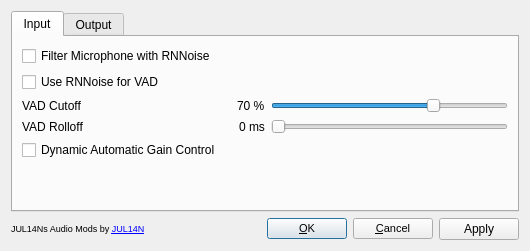
<?xml version="1.0" encoding="UTF-8"?>
<ui version="4.0">
 <class>configui</class>
 <widget class="QDialog" name="configui">
  <property name="enabled">
   <bool>true</bool>
  </property>
  <property name="geometry">
   <rect>
    <x>0</x>
    <y>0</y>
    <width>513</width>
    <height>251</height>
   </rect>
  </property>
  <property name="windowTitle">
   <string>Dialog</string>
  </property>
  <layout class="QVBoxLayout" name="verticalLayout">
   <item>
    <widget class="QTabWidget" name="settings_pages">
     <property name="minimumSize">
      <size>
       <width>100</width>
       <height>100</height>
      </size>
     </property>
     <property name="currentIndex">
      <number>0</number>
     </property>
     <widget class="QWidget" name="input">
      <property name="sizePolicy">
       <sizepolicy hsizetype="MinimumExpanding" vsizetype="MinimumExpanding">
        <horstretch>0</horstretch>
        <verstretch>0</verstretch>
       </sizepolicy>
      </property>
      <attribute name="title">
       <string>Input</string>
      </attribute>
      <layout class="QVBoxLayout" name="verticalLayout_3">
       <item>
        <widget class="QCheckBox" name="input_filter">
         <property name="text">
          <string>Filter Microphone with RNNoise</string>
         </property>
        </widget>
       </item>
       <item>
        <widget class="QCheckBox" name="input_vad">
         <property name="text">
          <string>Use RNNoise for VAD</string>
         </property>
         <property name="checked">
          <bool>false</bool>
         </property>
        </widget>
       </item>
       <item>
        <layout class="QHBoxLayout" name="vad_cutoff_layout" stretch="1,1,2">
         <item>
          <widget class="QLabel" name="vad_cutoff_label">
           <property name="text">
            <string>VAD Cutoff</string>
           </property>
           <property name="buddy">
            <cstring>vad_cutoff</cstring>
           </property>
          </widget>
         </item>
         <item alignment="Qt::AlignRight">
          <widget class="QLabel" name="vad_cutoff_percentage">
           <property name="text">
            <string>70 %</string>
           </property>
           <property name="buddy">
            <cstring>vad_cutoff</cstring>
           </property>
          </widget>
         </item>
         <item>
          <widget class="QSlider" name="vad_cutoff">
           <property name="maximum">
            <number>100</number>
           </property>
           <property name="value">
            <number>70</number>
           </property>
           <property name="orientation">
            <enum>Qt::Horizontal</enum>
           </property>
          </widget>
         </item>
        </layout>
       </item>
       <item>
        <layout class="QHBoxLayout" name="vad_rolloff_layout" stretch="1,1,2">
         <item>
          <widget class="QLabel" name="vad_rolloff_label">
           <property name="text">
            <string>VAD Rolloff</string>
           </property>
           <property name="buddy">
            <cstring>vad_rolloff</cstring>
           </property>
          </widget>
         </item>
         <item alignment="Qt::AlignRight">
          <widget class="QLabel" name="vad_rolloff_time">
           <property name="text">
            <string>0 ms</string>
           </property>
           <property name="buddy">
            <cstring>vad_rolloff</cstring>
           </property>
          </widget>
         </item>
         <item>
          <widget class="QSlider" name="vad_rolloff">
           <property name="sizePolicy">
            <sizepolicy hsizetype="Expanding" vsizetype="Fixed">
             <horstretch>0</horstretch>
             <verstretch>0</verstretch>
            </sizepolicy>
           </property>
           <property name="maximum">
            <number>100</number>
           </property>
           <property name="orientation">
            <enum>Qt::Horizontal</enum>
           </property>
          </widget>
         </item>
        </layout>
       </item>
       <item>
        <widget class="QCheckBox" name="input_agc">
         <property name="text">
          <string>Dynamic Automatic Gain Control</string>
         </property>
        </widget>
       </item>
       <item>
        <spacer name="verticalSpacer_2">
         <property name="orientation">
          <enum>Qt::Vertical</enum>
         </property>
         <property name="sizeHint" stdset="0">
          <size>
           <width>20</width>
           <height>0</height>
          </size>
         </property>
        </spacer>
       </item>
      </layout>
     </widget>
     <widget class="QWidget" name="output">
      <attribute name="title">
       <string>Output</string>
      </attribute>
      <layout class="QVBoxLayout" name="verticalLayout_7">
       <item>
        <widget class="QCheckBox" name="output_filter">
         <property name="text">
          <string>Filter entire Output using RNNoise</string>
         </property>
        </widget>
       </item>
       <item>
        <widget class="Line" name="line">
         <property name="frameShadow">
          <enum>QFrame::Raised</enum>
         </property>
         <property name="lineWidth">
          <number>1</number>
         </property>
         <property name="orientation">
          <enum>Qt::Horizontal</enum>
         </property>
        </widget>
       </item>
       <item>
        <widget class="QLabel" name="label">
         <property name="text">
          <string>Individual Filters</string>
         </property>
        </widget>
       </item>
       <item>
        <widget class="QPlainTextEdit" name="uuids">
         <property name="maximumSize">
          <size>
           <width>16777215</width>
           <height>100</height>
          </size>
         </property>
         <property name="font">
          <font>
           <family>NotoMono Nerd Font Mono</family>
          </font>
         </property>
         <property name="placeholderText">
          <string>UUIDs for individual filtering (Comma or Newline separated)</string>
         </property>
        </widget>
       </item>
       <item>
        <spacer name="verticalSpacer">
         <property name="orientation">
          <enum>Qt::Vertical</enum>
         </property>
         <property name="sizeHint" stdset="0">
          <size>
           <width>20</width>
           <height>0</height>
          </size>
         </property>
        </spacer>
       </item>
      </layout>
     </widget>
    </widget>
   </item>
   <item>
    <layout class="QHBoxLayout" name="footer" stretch="1,0,0,0">
     <item>
      <widget class="QLabel" name="credits">
       <property name="minimumSize">
        <size>
         <width>250</width>
         <height>0</height>
        </size>
       </property>
       <property name="font">
        <font>
         <pointsize>7</pointsize>
        </font>
       </property>
       <property name="text">
        <string>&lt;html&gt;&lt;head/&gt;&lt;body&gt;&lt;p&gt;JUL14Ns Audio Mods by &lt;a href=&quot;https://julianimhof.de&quot;&gt;&lt;span style=&quot; text-decoration: underline; color:#0000ff;&quot;&gt;JUL14N&lt;/span&gt;&lt;/a&gt;&lt;/p&gt;&lt;/body&gt;&lt;/html&gt;</string>
       </property>
       <property name="textFormat">
        <enum>Qt::RichText</enum>
       </property>
       <property name="openExternalLinks">
        <bool>true</bool>
       </property>
       <property name="textInteractionFlags">
        <set>Qt::LinksAccessibleByKeyboard|Qt::LinksAccessibleByMouse</set>
       </property>
      </widget>
     </item>
     <item>
      <widget class="QPushButton" name="pbOk">
       <property name="font">
        <font>
         <pointsize>8</pointsize>
        </font>
       </property>
       <property name="text">
        <string>&amp;OK</string>
       </property>
       <property name="default">
        <bool>true</bool>
       </property>
       <property name="flat">
        <bool>false</bool>
       </property>
      </widget>
     </item>
     <item>
      <widget class="QPushButton" name="pbCancel">
       <property name="font">
        <font>
         <pointsize>8</pointsize>
        </font>
       </property>
       <property name="text">
        <string>&amp;Cancel</string>
       </property>
       <property name="autoDefault">
        <bool>false</bool>
       </property>
      </widget>
     </item>
     <item>
      <widget class="QPushButton" name="pbApply">
       <property name="text">
        <string>Apply</string>
       </property>
      </widget>
     </item>
    </layout>
   </item>
  </layout>
 </widget>
 <tabstops>
  <tabstop>settings_pages</tabstop>
  <tabstop>input_filter</tabstop>
  <tabstop>input_vad</tabstop>
  <tabstop>vad_cutoff</tabstop>
  <tabstop>vad_rolloff</tabstop>
  <tabstop>pbOk</tabstop>
  <tabstop>pbApply</tabstop>
 </tabstops>
 <resources/>
 <connections>
  <connection>
   <sender>input_vad</sender>
   <signal>toggled(bool)</signal>
   <receiver>vad_cutoff_percentage</receiver>
   <slot>setEnabled(bool)</slot>
   <hints>
    <hint type="sourcelabel">
     <x>77</x>
     <y>49</y>
    </hint>
    <hint type="destinationlabel">
     <x>119</x>
     <y>83</y>
    </hint>
   </hints>
  </connection>
  <connection>
   <sender>input_vad</sender>
   <signal>toggled(bool)</signal>
   <receiver>vad_cutoff</receiver>
   <slot>setEnabled(bool)</slot>
   <hints>
    <hint type="sourcelabel">
     <x>63</x>
     <y>49</y>
    </hint>
    <hint type="destinationlabel">
     <x>119</x>
     <y>83</y>
    </hint>
   </hints>
  </connection>
  <connection>
   <sender>input_vad</sender>
   <signal>toggled(bool)</signal>
   <receiver>vad_rolloff_time</receiver>
   <slot>setEnabled(bool)</slot>
   <hints>
    <hint type="sourcelabel">
     <x>101</x>
     <y>49</y>
    </hint>
    <hint type="destinationlabel">
     <x>119</x>
     <y>87</y>
    </hint>
   </hints>
  </connection>
  <connection>
   <sender>input_vad</sender>
   <signal>toggled(bool)</signal>
   <receiver>vad_rolloff</receiver>
   <slot>setEnabled(bool)</slot>
   <hints>
    <hint type="sourcelabel">
     <x>101</x>
     <y>49</y>
    </hint>
    <hint type="destinationlabel">
     <x>119</x>
     <y>87</y>
    </hint>
   </hints>
  </connection>
  <connection>
   <sender>output_filter</sender>
   <signal>toggled(bool)</signal>
   <receiver>label</receiver>
   <slot>setDisabled(bool)</slot>
   <hints>
    <hint type="sourcelabel">
     <x>114</x>
     <y>55</y>
    </hint>
    <hint type="destinationlabel">
     <x>122</x>
     <y>95</y>
    </hint>
   </hints>
  </connection>
  <connection>
   <sender>output_filter</sender>
   <signal>toggled(bool)</signal>
   <receiver>uuids</receiver>
   <slot>setDisabled(bool)</slot>
   <hints>
    <hint type="sourcelabel">
     <x>197</x>
     <y>59</y>
    </hint>
    <hint type="destinationlabel">
     <x>216</x>
     <y>131</y>
    </hint>
   </hints>
  </connection>
 </connections>
</ui>
